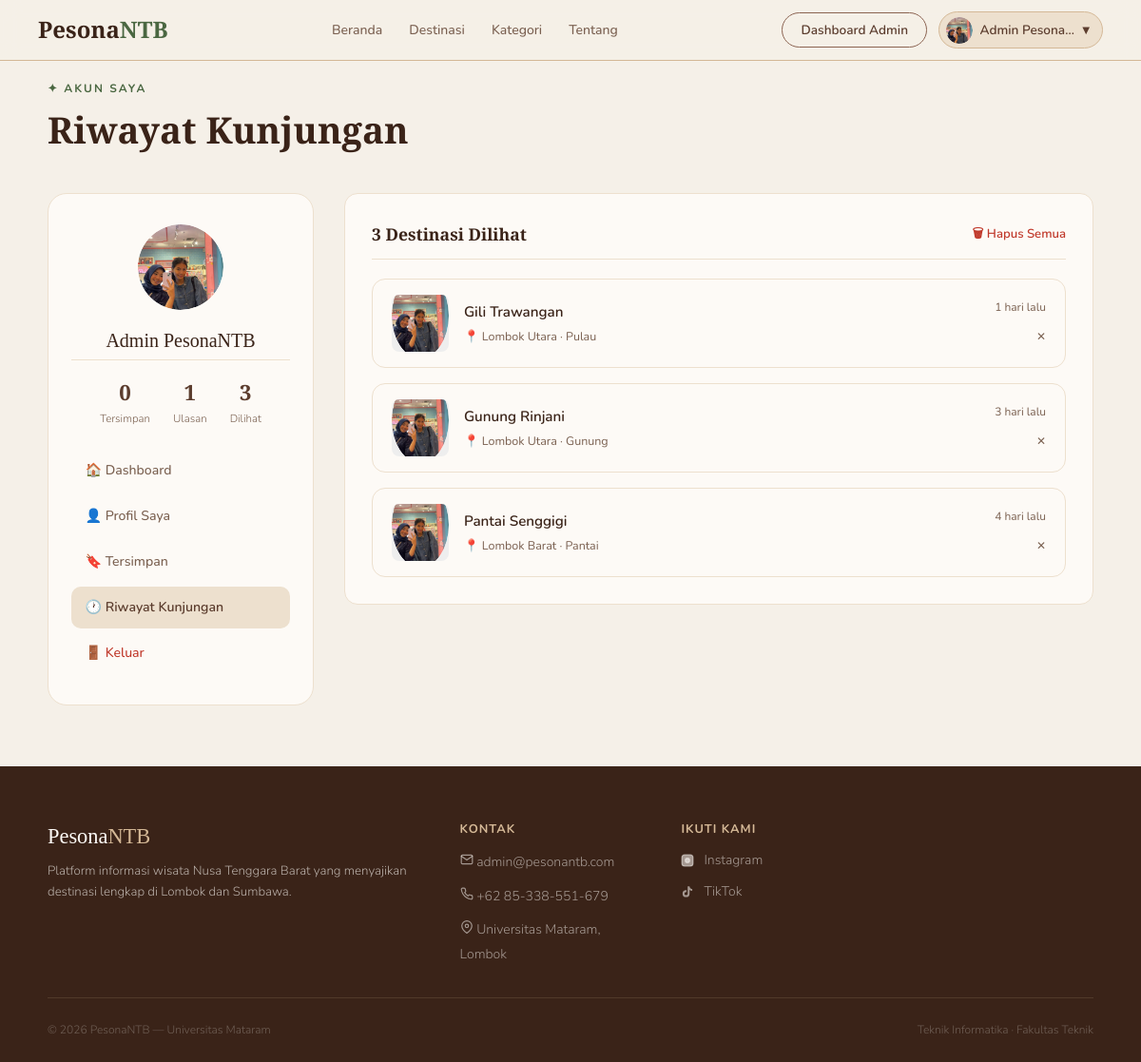
The app's page /config/riwayat.php (signed in) with its own data.
### tables this page shows
CREATE TABLE `users` (
  `id` int(11) NOT NULL,
  `nama` varchar(100) NOT NULL,
  `email` varchar(150) NOT NULL,
  `telepon` varchar(20) NOT NULL,
  `password` varchar(255) NOT NULL,
  `role` enum('user','admin') DEFAULT 'user',
  `foto_profil` varchar(255) DEFAULT NULL,
  `created_at` datetime DEFAULT current_timestamp(),
  `reset_token` varchar(255) DEFAULT NULL,
  `reset_expired` datetime DEFAULT NULL
);

CREATE TABLE `riwayat` (
  `id` int(11) NOT NULL,
  `user_id` int(11) NOT NULL,
  `wisata_id` int(11) NOT NULL,
  `dilihat_at` datetime DEFAULT current_timestamp()
);

CREATE TABLE `wisata` (
  `id` int(11) NOT NULL,
  `nama` varchar(150) NOT NULL,
  `kategori` enum('Pantai','Gunung','Air Terjun','Budaya','Pulau','Kuliner','Adventure') NOT NULL,
  `lokasi` varchar(150) NOT NULL,
  `deskripsi` text NOT NULL,
  `fasilitas` text DEFAULT NULL,
  `jam_buka` varchar(100) DEFAULT NULL,
  `harga_tiket` varchar(100) DEFAULT NULL,
  `foto` varchar(255) DEFAULT NULL,
  `aktif` tinyint(1) DEFAULT 1,
  `latitude` decimal(10,8) DEFAULT NULL,
  `longitude` decimal(11,8) DEFAULT NULL,
  `rating` decimal(3,1) DEFAULT 0.0,
  `created_at` datetime DEFAULT current_timestamp(),
  `updated_at` datetime DEFAULT current_timestamp() ON UPDATE current_timestamp()
);

### config/riwayat.php (the view, shortened to what this page needs)
<?php
require_once 'db.php';
$uid = $_SESSION['user_id'];
$riwayat = [];
$res = $conn->query("SELECT w.*, r.dilihat_at FROM riwayat r JOIN wisata w ON r.wisata_id=w.id WHERE r.user_id=$uid ORDER BY r.dilihat_at DESC LIMIT 30");
if ($res) while ($row = $res->fetch_assoc()) $riwayat[] = $row;
$jml_bookmark = $conn->query("SELECT COUNT(*) as c FROM bookmark WHERE user_id=$uid")->fetch_assoc()['c'] ?? 0;
$jml_ulasan   = $conn->query("SELECT COUNT(*) as c FROM ulasan WHERE user_id=$uid")->fetch_assoc()['c'] ?? 0;
$jml_riwayat  = count($riwayat);
$stmt = $conn->prepare("SELECT nama, foto_profil FROM users WHERE id=?");
$stmt->bind_param('i', $uid);
$stmt->execute();
$user = $stmt->get_result()->fetch_assoc();
function timeAgo($datetime) {
    $diff = time() - strtotime($datetime);
    if ($diff < 2592000)    return floor($diff/86400) . ' hari lalu';
    return date('d M Y', strtotime($datetime));
}
?>
<!DOCTYPE html>
<html lang="id">
<head>
  <link rel="stylesheet" href="../css/style.css">
  <link rel="stylesheet" href="../css/user.css">
</head>
<body>
<?php include 'navbar.php'; ?>
<div class="user-page">
  <div class="user-container">
    <div class="section-header">
      <span class="section-label">✦ Akun Saya</span>
      <h1 class="section-title">Riwayat Kunjungan</h1>
    </div>
    <div class="profil-grid">
      <div class="profil-sidebar">
        <?php if (!empty($user['foto_profil'] ?? '') && file_exists('../assets/uploads/profil/' . $user['foto_profil'])): ?>
      <div class="profil-avatar" style="background:none;overflow:hidden;padding:0">
        <img src="../assets/uploads/profil/<?= htmlspecialchars($user['foto_profil']) ?>" alt="Foto Profil" style="width:100%;height:100%;object-fit:cover;border-radius:50%">
      </div>
      <?php else: ?>
      <div class="profil-avatar"><?= $inisial ?></div>
      <?php endif; ?>
        <div class="profil-nama"><?= htmlspecialchars($user['nama']) ?></div>
        <div class="profil-stats">
          <div><div class="pstat-num"><?= $jml_bookmark ?></div><div class="pstat-label">Tersimpan</div></div>
          <div><div class="pstat-num"><?= $jml_ulasan ?></div><div class="pstat-label">Ulasan</div></div>
          <div><div class="pstat-num"><?= $jml_riwayat ?></div><div class="pstat-label">Dilihat</div></div>
        </div>
        <nav class="profil-nav">
          <a href="user_dashboard.php">🏠 Dashboard</a>
          <a href="profil.php">👤 Profil Saya</a>
          <a href="bookmark.php" >🔖 Tersimpan</a>
          <a href="riwayat.php" class="active">🕐 Riwayat Kunjungan</a>
          <a href="logout.php" style="color:#C0392B">🚪 Keluar</a>
        </nav>
      </div>
      <div>
        <div class="profil-card">
          <?php if (empty($riwayat)): ?>
          <div class="riwayat-empty">
            <span>🕐</span>
            <p>Belum ada riwayat kunjungan. Mulai jelajahi destinasi!</p>
            <a href="destinasi.php" class="btn-primary" style="margin-top:1rem">Jelajahi Destinasi</a>
          </div>
          <?php else: ?>
          <div style="display:flex;justify-content:space-between;align-items:center;margin-bottom:1.25rem;padding-bottom:0.75rem;border-bottom:1px solid var(--sand-light)">
            <h3 style="margin:0;border:none;padding:0"><?= $jml_riwayat ?> Destinasi Dilihat</h3>
            <form method="POST" onsubmit="return confirm('Hapus semua riwayat?')">
              <button name="hapus_semua" type="submit" style="background:none;border:none;font-size:0.82rem;color:#C0392B;cursor:pointer;font-family:'Nunito',sans-serif;font-weight:600">🗑 Hapus Semua</button>
            </form>
          </div>
          <div class="riwayat-list">
            <?php foreach ($riwayat as $r):
            ?>
            <div class="riwayat-item">
              <a href="detail.php?id=<?= $r['id'] ?>" style="display:flex;align-items:center;gap:1rem;flex:1;text-decoration:none;color:inherit">
                <div class="riwayat-thumb" style="width:60px; height:60px; border-radius:8px; overflow:hidden; position:relative; background:#eee;">
                  <?php $foto_path = __DIR__ . '/../assets/uploads/profil/' . ($user['foto_profil'] ?? ''); ?>
                  <?php if (!empty($user['foto_profil']) && file_exists($foto_path)): ?>
                  <div class="profil-avatar" style="background:none;overflow:hidden;padding:0">
                      <img src="../assets/uploads/profil/<?= htmlspecialchars($user['foto_profil']) ?>"
                          alt="Foto Profil"
                          style="width:100%;height:100%;object-fit:cover;border-radius:50%">
                  </div>
                  <?php else: ?>
                  <div class="profil-avatar"><?= $inisial ?></div>
                  <?php endif; ?>
                </div>
                <div class="riwayat-info">
                  <div class="riwayat-nama"><?= htmlspecialchars($r['nama']) ?></div>
                  <div class="riwayat-meta">📍 <?= htmlspecialchars($r['lokasi']) ?> &middot; <?= htmlspecialchars($r['kategori']) ?></div>
                </div>
              </a>
              <div style="display:flex;flex-direction:column;align-items:flex-end;gap:0.5rem">
                <span class="riwayat-time"><?= timeAgo($r['dilihat_at']) ?></span>
                <form method="POST">
                  <button type="submit" style="background:none;border:none;font-size:0.75rem;color:var(--text-muted);cursor:pointer;font-family:'Nunito',sans-serif">✕</button>
                </form>
              </div>
            </div>
            <?php endforeach; ?>
          </div>
          <?php endif; ?>
        </div>
      </div>
    </div>
  </div>
</div>
<?php include 'footer.php'; ?>
</body>
</html>

### config/navbar.php (shortened to what this page needs)
<?php
$current    = basename($_SERVER['PHP_SELF']);
$is_login   = isset($_SESSION['user_id']);
$user_nama  = $_SESSION['user_nama'] ?? '';
$user_role  = $_SESSION['role'] ?? 'user';
$inisial    = strtoupper(substr($user_nama, 0, 2));
$is_config = strpos($_SERVER['PHP_SELF'], '/config/') !== false;
$base = $is_config ? '../' : '';
?>
<nav class="navbar" id="mainNavbar">
  <a href="<?= $base ?>index.php" class="nav-logo">Pesona<span>NTB</span></a>
  <ul class="nav-links" id="navLinks">
    <li><a href="<?= $base ?>index.php" id="nav-beranda">Beranda</a></li>
    <li><a href="<?= $is_login ? $base . 'config/destinasi.php' : $base . 'index.php#destinasi' ?>" id="nav-destinasi" class="<?= $current == 'destinasi.php' ? 'active' : '' ?>">Destinasi</a></li>
    <li><a href="<?= $base ?>index.php#kategori" id="nav-kategori">Kategori</a></li>
    <li><a href="<?= $base ?>index.php#tentang" id="nav-tentang">Tentang</a></li>
  </ul>
  <div class="nav-actions">
    <?php if ($is_login): ?>
      <?php if ($user_role === 'admin'): ?>
        <a href="<?= $base ?>config/dashboard.php"
        class="btn-outline">
        Dashboard Admin
        </a>
      <?php endif; ?>
      <div class="nav-user-menu">
        <?php
        $foto_profil_nav = '';
        if (isset($_SESSION['user_id'])) {
            $stmt_nav = $conn->prepare("SELECT foto_profil FROM users WHERE id=?");
            $stmt_nav->bind_param('i', $_SESSION['user_id']);
            $stmt_nav->execute();
            $row_nav = $stmt_nav->get_result()->fetch_assoc();
            $foto_profil_nav = $row_nav['foto_profil'] ?? '';
        }
        $foto_path_nav = __DIR__ . '/../assets/uploads/profil/' . $foto_profil_nav;
        ?>
        <button class="nav-user-btn" id="userMenuBtn">
          <?php if (!empty($foto_profil_nav) && file_exists($foto_path_nav)): ?>
          <span class="nav-avatar" style="background:none;overflow:hidden;padding:0">
            <img src="<?= $base ?>assets/uploads/profil/<?= htmlspecialchars($foto_profil_nav) ?>" style="width:100%;height:100%;object-fit:cover;border-radius:50%" alt="">
          </span>
          <?php else: ?>
          <span class="nav-avatar"><?= $inisial ?></span>
          <?php endif; ?>
          <span class="nav-user-name"><?= htmlspecialchars($user_nama) ?></span>
          <span>▾</span>
        </button>
      </div>
    <?php else: ?>
      <a href="<?= $base ?>config/login.php" class="btn-outline">Masuk</a>
      <a href="<?= $base ?>config/register.php" class="btn-fill">Daftar</a>
    <?php endif; ?>
  </div>
</nav>

### css/style.css (style rules this page uses)
*, *::before, *::after { margin: 0; padding: 0; box-sizing: border-box; }
:root { --cream: #F5F0E8; --brown: #5C3D2E; --brown-light: #8B6351; --brown-dark: #3A2318; --green: #4A6741; --green-light: #7A9E76; --sand: #D4B896; --sand-light: #EDE0CE; --orange: #C17A3A; --text: #2C1810; --text-muted: #7A6050; --white: #FDFAF6; --radius: 14px; --radius-lg: 20px; --shadow: 0 4px 20px rgba(92,61,46,0.10); --shadow-hover: 0 12px 32px rgba(92,61,46,0.18); }
html { scroll-behavior: smooth; }
body { font-family: 'Nunito', sans-serif; background: var(--cream); color: var(--text); overflow-x: hidden; line-height: 1.6; }
.navbar { position: fixed; top: 0; left: 0; right: 0; z-index: 1000; background: rgba(245,240,232,0.96); backdrop-filter: blur(10px); border-bottom: 1px solid var(--sand); padding: 0 2.5rem; height: 64px; display: flex; align-items: center; justify-content: space-between; }
.nav-logo { font-family: 'Playfair Display', serif; font-size: 1.5rem; font-weight: 700; color: var(--brown-dark); text-decoration: none; }
.nav-logo span { color: var(--green); }
.nav-links { display: flex; gap: 1.75rem; list-style: none; }
.nav-links a { text-decoration: none; font-size: 0.875rem; font-weight: 500; color: var(--text-muted); transition: color 0.2s; }
.nav-actions { display: flex; gap: 0.75rem; align-items: center; }
.nav-user-menu { position: relative; }
.nav-user-btn { display: flex; align-items: center; gap: 0.5rem; background: var(--sand-light); border: 1.5px solid var(--sand); border-radius: 24px; padding: 0.3rem 0.85rem 0.3rem 0.4rem; cursor: pointer; font-family: 'Nunito', sans-serif; font-size: 0.85rem; font-weight: 600; color: var(--brown); transition: all 0.2s; }
.nav-avatar { width: 28px; height: 28px; border-radius: 50%; background: var(--brown); color: var(--white); font-size: 0.72rem; font-weight: 700; display: flex; align-items: center; justify-content: center; flex-shrink: 0; }
.nav-user-name { max-width: 100px; overflow: hidden; text-overflow: ellipsis; white-space: nowrap; }
.btn-outline { padding: 0.4rem 1.2rem; border-radius: 24px; font-size: 0.85rem; font-weight: 600; border: 1.5px solid var(--brown-light); color: var(--brown); background: transparent; cursor: pointer; transition: all 0.2s; font-family: 'Nunito', sans-serif; text-decoration: none; display: inline-block; }
.section-label { display: inline-block; font-size: 0.75rem; font-weight: 700; letter-spacing: 2px; text-transform: uppercase; color: var(--green); margin-bottom: 0.6rem; }
.section-title { font-family: 'Playfair Display', serif; font-size: clamp(1.8rem, 4vw, 2.4rem); color: var(--brown-dark); line-height: 1.2; margin-bottom: 0.65rem; }
.section-header { margin-bottom: 2.75rem; }

### records on screen
users: foto_profil (picture), nama "Admin PesonaNTB"
riwayat: user.foto_profil (picture), wisata.nama "Gili Trawangan", wisata.lokasi "Lombok Utara", wisata.kategori "Pulau", dilihat_at "1 hari lalu"
riwayat: user.foto_profil (picture), wisata.nama "Gunung Rinjani", wisata.lokasi "Lombok Utara", wisata.kategori "Gunung", dilihat_at "3 hari lalu"
riwayat: user.foto_profil (picture), wisata.nama "Pantai Senggigi", wisata.lokasi "Lombok Barat", wisata.kategori "Pantai", dilihat_at "4 hari lalu"

### other values on screen
$user_nama "Admin Pesona…"
$jml_bookmark "0"
$jml_ulasan "1"
$jml_riwayat "3"
